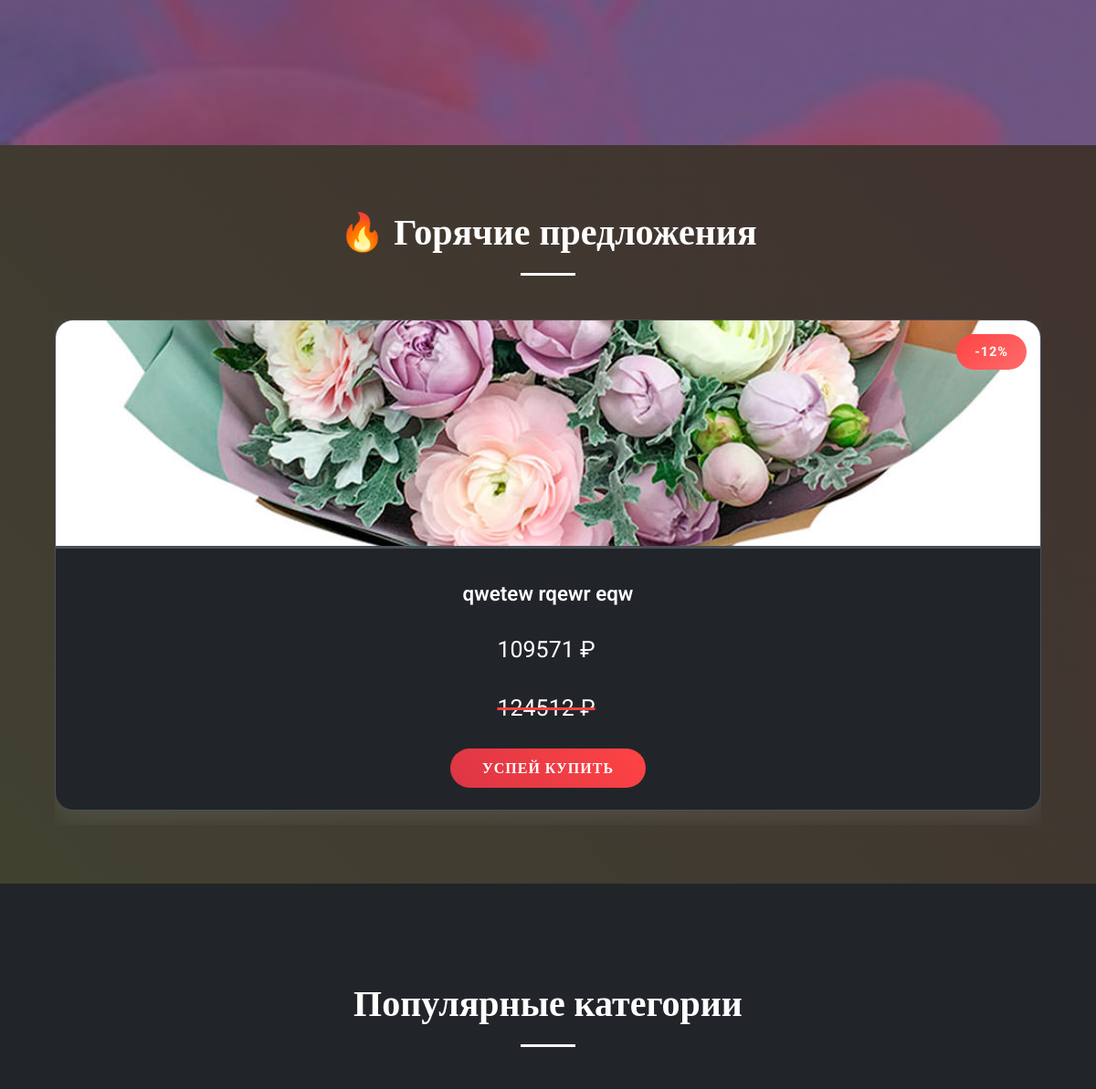
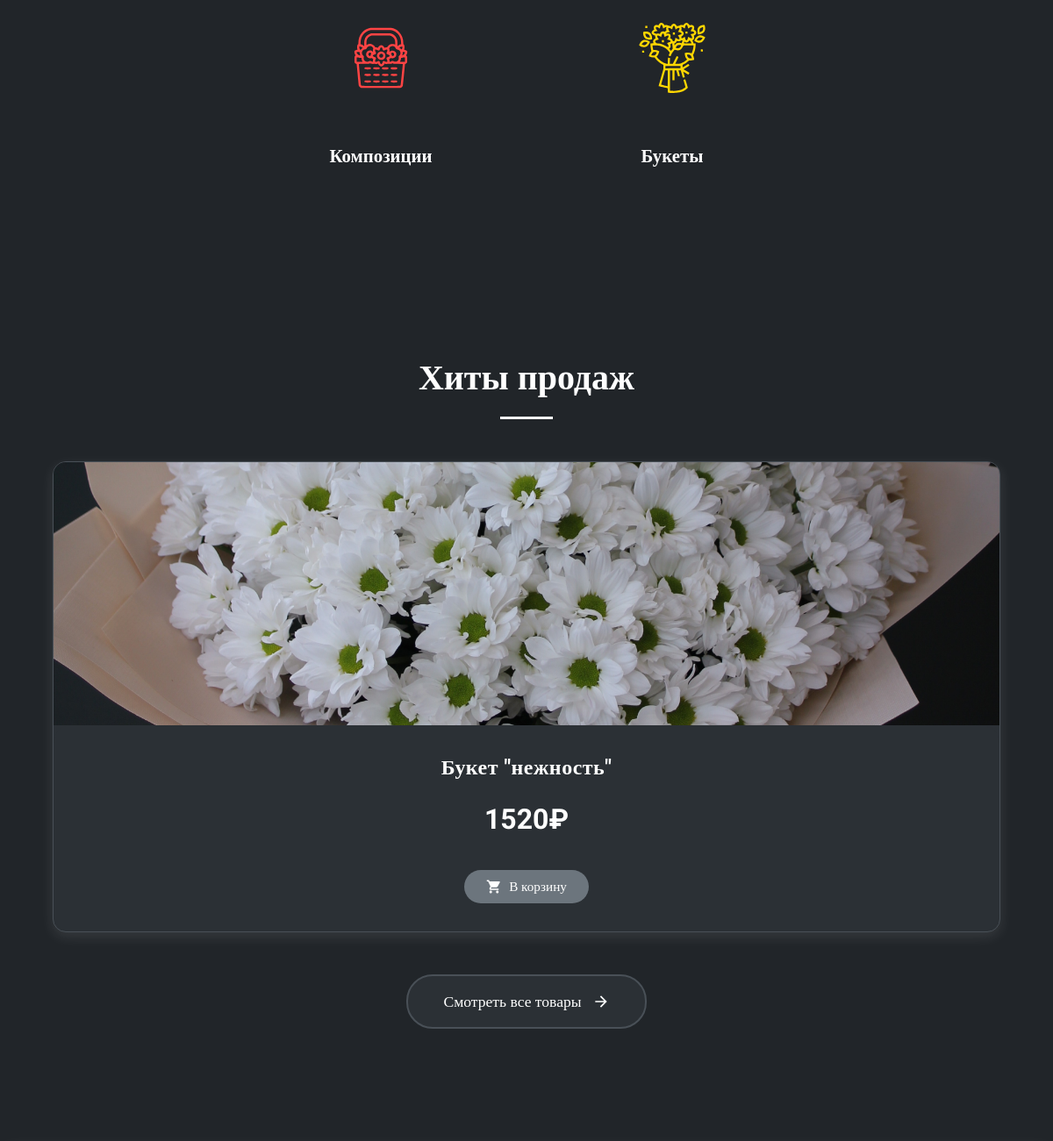
The app's page / (middle part), older data (2 pictures, top to bottom).
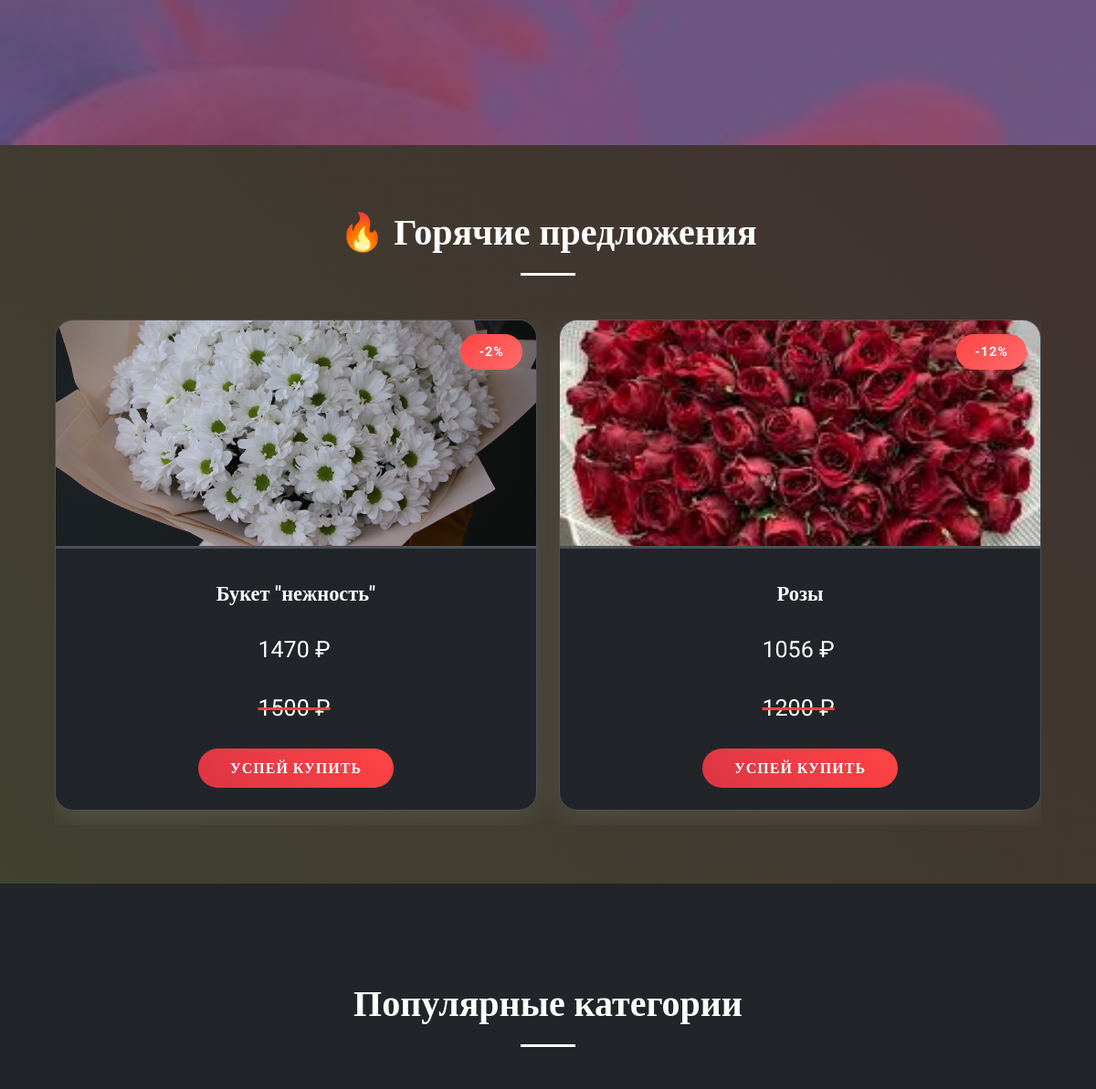
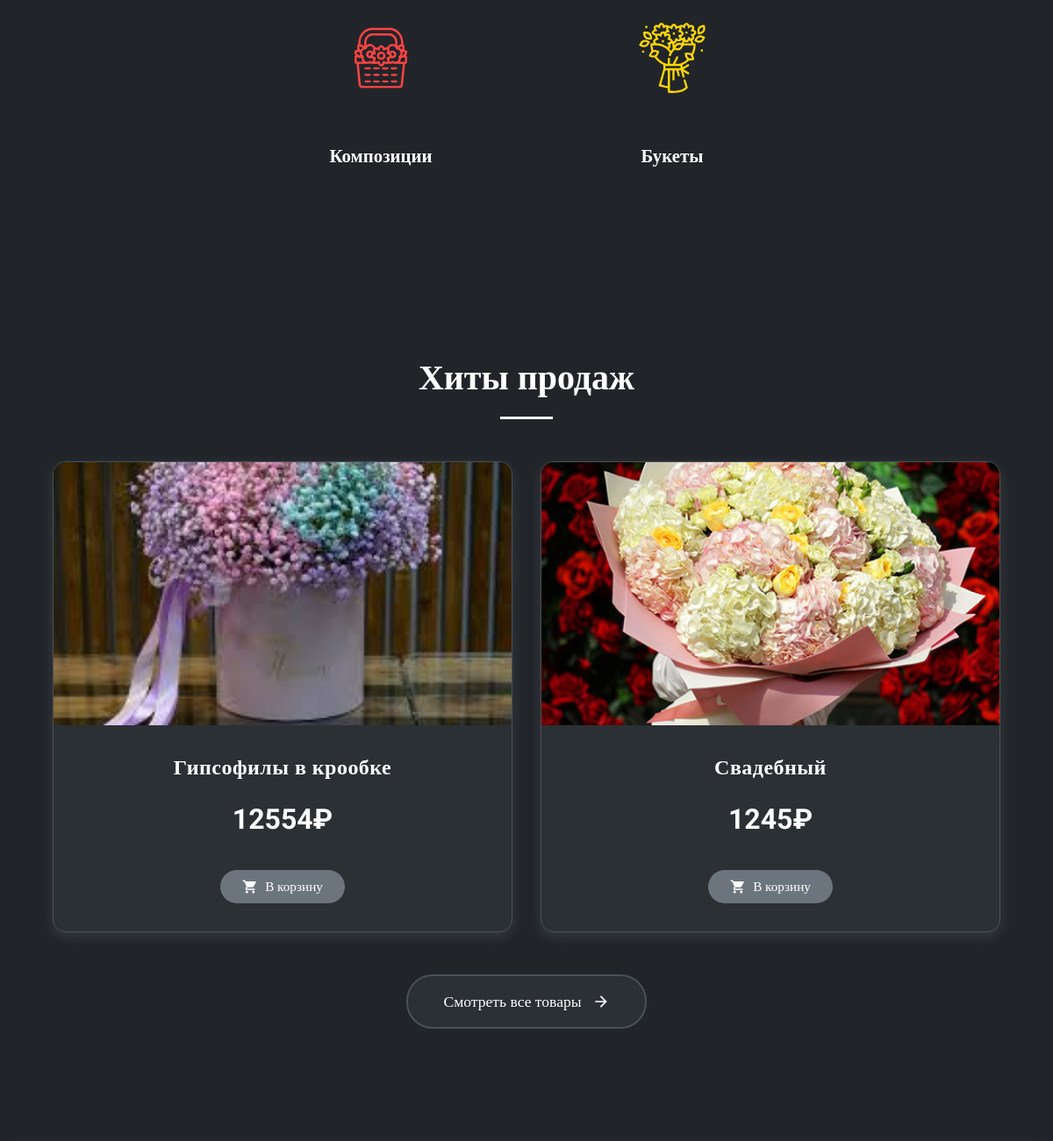
The same page, newer data (2 pictures, top to bottom).
### main/models.py (models this page shows, shortened)
class Product(models.Model):
    category = models.ForeignKey(
        Category,
        related_name="products",
        on_delete=models.CASCADE,
        verbose_name="категория",
    )
    name = models.CharField(max_length=150, verbose_name="название товара")
    slug = models.SlugField(
        max_length=150,
        unique=True,
        verbose_name="Ссылка на товар (заполняется автоматически)",
    )
    image = models.ImageField(
        upload_to="products/%Y/%m/%d", blank=True, verbose_name="Изображение"
    )
    description = RichTextField(
        blank=True, verbose_name="Описание букета (не обязательно)"
    )
    price = models.DecimalField(
        max_digits=10, decimal_places=0, verbose_name="стоимость"
    )
    available = models.BooleanField(default=True, verbose_name="доступно ли")
    created = models.DateTimeField(auto_now_add=True, verbose_name="Дата создания")
    updated = models.DateTimeField(auto_now=True, verbose_name="Дата обновления")
    discount = models.DecimalField(
        default=0, max_digits=4, decimal_places=0, verbose_name="скидка в процентах"
    )
    quantity = models.IntegerField(blank=False, verbose_name="количество", default=1)
    purchased = models.IntegerField(
        blank=True, verbose_name="количество продаж", default=0
    )
    class Meta:
        ordering = [
            "name",
        ]
        indexes = [
            models.Index(fields=["id", "slug"]),
            models.Index(fields=["name"]),
            models.Index(fields=["-created"]),
        ]
        verbose_name = "товар"
        verbose_name_plural = "товары"
    def sell_price(self):
        if self.discount:
            return round(self.price - self.price * self.discount / 100, 0)
        return self.price

### main/views.py (the view)
# urls.py: path("", views.popular_list, name="popular_list"),
def popular_list(request):
    products = Product.objects.filter(available=True, discount=0)[:3]
    products_disc = Product.objects.filter(discount__gt=0)
    return render(
        request,
        "main/index/index.html",
        {"products": products, "products_disc": products_disc},
    )

### cart/context_processors.py (called while the page is built)
def cart(request):
    return {"cart": request.session.get(settings.CART_SESSION_ID, {})}

### main/templates/main/index/index.html (shortened to what this page needs)
{% extends 'main/base.html' %}
{% load static %}
{% load cart_tags %}
{% block content %}
  <section class="hero parallax" data-parallax-speed="0.5" data-aos="zoom-in">
  </section>
  {% if products_disc %}
    <section class="promo-section">
      <h2 class="section-title">🔥 Горячие предложения</h2>
      <div class="promo-scroll-container">
        <div class="promo-grid">
          {% for product_disc in products_disc %}
            {% if product_disc.discount %}
              <a href="{% url 'main:product_detail' product_disc.slug %}" style="text-decoration: none; color: var(--text-color)">
                <div class="promo-card">
                  <div class="promo-badge">-{{ product_disc.discount }}%</div>
                  <img src="{{ product_disc.image.url }}" alt="Акция" class="promo-image" />
                  <div class="promo-content">
                    <h3>{{ product_disc.name }}</h3>
                    <div class="promo-timer">{{ product_disc.sell_price }} ₽</div>
                    <div class="promo-timer">
                      <p class="old-price">{{ product_disc.price }} ₽</p>
                    </div>
                    <form action="{% url 'cart:add' product_disc.slug %}" method="post" class="add-to-cart-form" data-product-slug="{{ product_disc.slug }}">
                      <button class="btn-hover promo-btn add-to-cart-btn" type="submit">
                        Успей купить
                      </button>
                    </form>
                  </div>
                </div>
              </a>
            {% endif %}
          {% endfor %}
        </div>
      </div>
    </section>
  {% endif %}
  <section class="categories" id="categories">
    <div class="categories-wrapper">
      <h2 class="section-title" data-aos="fade-down">Популярные категории</h2>
      <div class="categories-grid">
        <a href="{% url 'main:product_list' %}?search=&category=Композиции" style="text-decoration: none;">
          <div class="category-card interactive-card" data-aos="fade-up">
            <div class="category-icon">
            </div>
            <div class="category-info">
              <h3>Композиции</h3>
            </div>
          </div>
        </a>
        <a href="{% url 'main:product_list' %}?search=&category=Букеты" style="text-decoration: none;">
          <div class="category-card interactive-card" data-aos="fade-up">
            <div class="category-icon">
            </div>
            <div class="category-info">
              <h3>Букеты</h3>
            </div>
          </div>
        </a>
      </div>
    </div>
  </section>
  <section class="products" id="products">
    <h2 class="section-title" data-aos="fade-down">Хиты продаж</h2>
    <div class="products-grid">
      {% for product in products %}
        <a href="{% url 'main:product_detail' product.slug %}" style="text-decoration: none;">
          <div class="product-card interactive-card" data-aos="zoom-in">
            <div class="product-image" style="background-image: url({{ product.image.url }})"></div>
            <div class="product-info">
              <h3 class="product-title">{{ product.name }}</h3>
              <p class="product-price">{{ product.sell_price }}₽</p>
              <form action="{% url 'cart:add' product.slug %}" method="post" class="add-to-cart-form">
                <button class="add-to-cart-btn btn-hover" type="submit">
                  В корзину
                </button>
              </form>
            </div>
          </div>
        </a>
      {% endfor %}
    </div>
    <div class="view-all-container">
      <a href="{% url 'main:product_list' %}" class="view-all-btn btn-hover">
        Смотреть все товары<svg class="arrow-icon" viewBox="0 0 24 24">
          <path d="M12 4l-1.41 1.41L16.17 11H4v2h12.17l-5.58 5.59L12 20l8-8z" />
        </svg>
      </a>
    </div>
  </section>
{% endblock %}

Row changes from the older to the newer data that the page shows:
removed Product: discount "12", image (picture), name "qwetew rqewr eqw", sell_price "109571", price "124512", shown under "🔥 Горячие предложения"
removed Product: image (picture), name "Букет \"нежность\"", sell_price "1520", shown under "Хиты продаж"
added Product: discount "2", image (picture), name "Букет \"нежность\"", sell_price "1470", price "1500", shown under "🔥 Горячие предложения"
added Product: discount "12", image (picture), name "Розы", sell_price "1056", price "1200", shown under "🔥 Горячие предложения"
added Product: image (picture), name "Гипсофилы в крообке", sell_price "12554", shown under "Хиты продаж"
added Product: image (picture), name "Свадебный", sell_price "1245", shown under "Хиты продаж"
